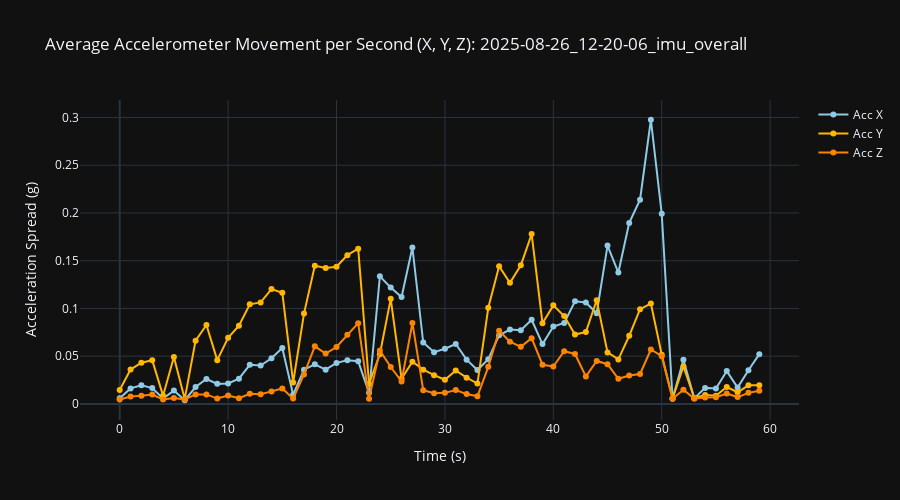

Notebook code for this chart:
### Code cell
imu_folder = 'IMU_Data'
for filename in os.listdir(imu_folder):
    if filename.endswith('.csv'):
        csv_path = os.path.join(imu_folder, filename)
        plot_avg_acc_movement_axes(csv_path, chunk_duration=60)
